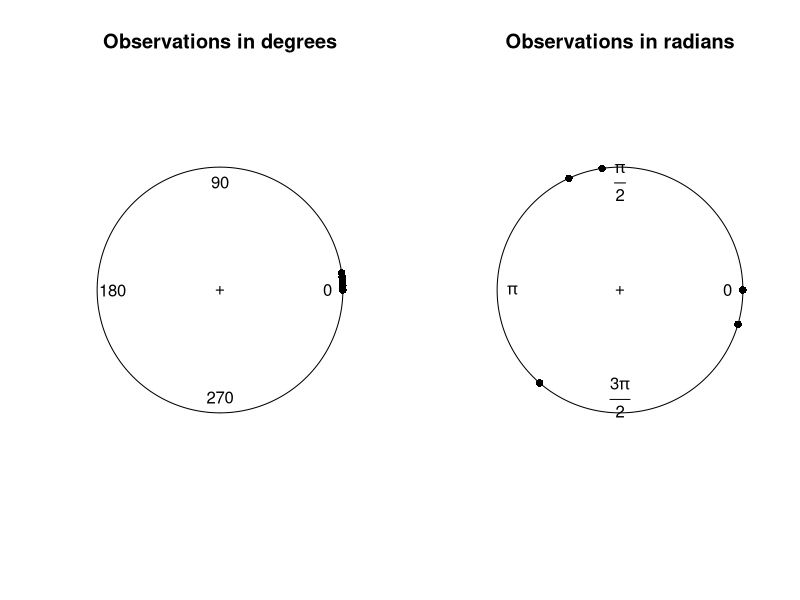

Recreate this plot in R.
## ---- chunk 1
knitr::opts_chunk$set(echo = TRUE)
library(circular)
## ---- chunk 2
data.deg <- as.circular(c(0, 2, 4, 6, 8), units = "degrees")
data.rad <- as.circular(c(0, 2, 4, 6, 8), units = "radians")
## ---- chunk 3
par(mfrow = c(1,2))
plot(data.deg, main = "Observations in degrees")
plot(data.rad, main = "Observations in radians")
## ---- chunk 4
mean(data.rad)
## ---- chunk 5
mean_rad <- mean(data.rad)
## ---- chunk 6
rho.circular(data.deg)
## ---- chunk 7
var(data.deg)
sd(data.deg)
## ---- chunk 8
1.67*(180/pi)
